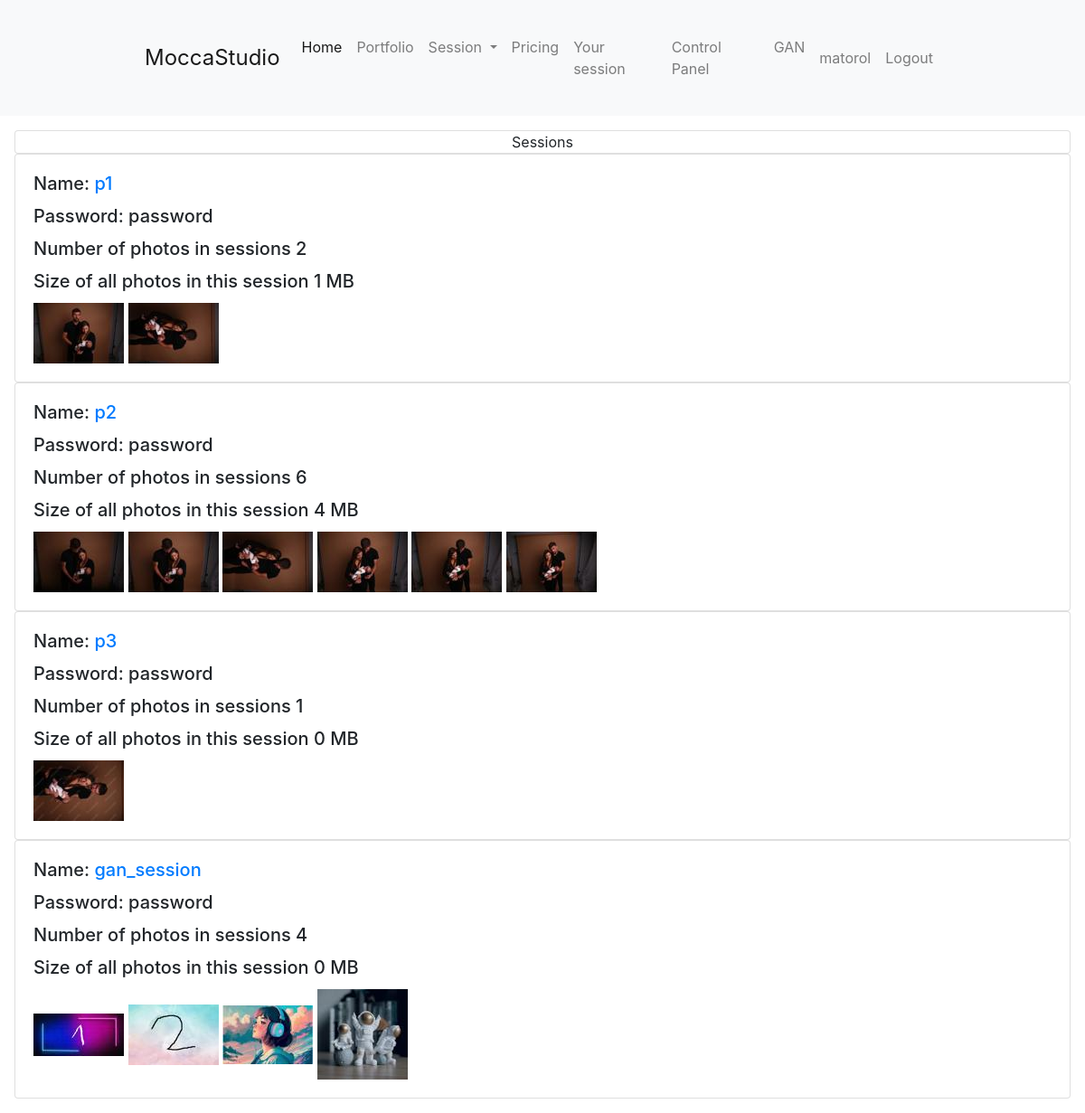
Page /control_panel/view_sessions/ (signed in) on the committed database.
### main/models.py (models this page shows, shortened)
class Session(models.Model):
    name = models.CharField(max_length=100, unique=True)
    password = models.CharField(max_length=100, default="password")

class Photo(models.Model):
    title = models.CharField(max_length=255)
    image = models.ImageField(upload_to='photos/')
    session = models.ForeignKey(Session, on_delete=models.CASCADE,null=True)
    selected_to_edit = models.BooleanField(default=False)
    thumbnail = models.ImageField(upload_to='thumbnails/', blank=True, null=True)
    thumbnail_medium = models.ImageField(upload_to='thumbnails_medium/', blank=True, null=True)

### main/views.py (the view)
# urls.py: path("control_panel/view_sessions/", views.view_sessions, name="view_sessions"),
@user_passes_test(lambda user: user.is_superuser)
def view_sessions(request):
    sessions = Session.objects.all()
    for session in sessions:
        photos = session.photo_set.all()
        photos_size = []
        for photo in photos:
            photos_size.append(photo.image.size / (1024*1024))
        photos_size_in_session = round(sum(photos_size))
        session.photos_size_in_session = photos_size_in_session
    context = {'sessions': sessions}
    return render(request, 'main/control_panel/view_sessions.html', context)

### main/templates/main/control_panel/view_sessions.html (shortened to what this page needs)
{% extends 'main/base.html' %}
{% block content %}
{% if user.is_superuser %}
<div class="m-3">
    <div class="card text-center">Sessions</div>
    {% for session in sessions %}
        <div class="card">
            <div class="card-body">
                <div class="row">
                    <div class="col-md-9">
                        <h5 class="card-title">Name: <a href="{% url 'view_session' session.name %}">{{ session.name }}</a> </h5>
                        <h5 class="card-title">Password: {{ session.password }}</h5>
                        <h5 class="card-title">Number of photos in sessions {{ session.photo_set.all.count }}</h5>
                        <h5 class="card-title">Size of all photos in this session {{session.photos_size_in_session}} MB</h5>
                        <p class="card-text">
                            {% for photo in session.photo_set.all %}
                                {% if forloop.counter <= 9 %}
                                    <img src="{{ photo.thumbnail.url }}" alt="connect" style="max-height: 100px">
                                {% elif forloop.counter == 10 %}
                                    <span>+{{ session.photo_set.all.count|add:"-9" }} ...</span>
                                {% endif %}
                            {% endfor %}
                        </p>
                    </div>
                </div>
            </div>
        </div>
    {% endfor %}
</div>
{% endif %}
{% endblock %}

### main/templates/main/base.html (shortened to what this page needs)
<!DOCTYPE html>
<html lang="en">
<head>
    <link rel="stylesheet" href="https://cdn.jsdelivr.net/npm/bootstrap@4.3.1/dist/css/bootstrap.min.css">
    <link rel="stylesheet" href="https://cdnjs.cloudflare.com/ajax/libs/font-awesome/5.15.3/css/all.min.css">
    {% load static %}
    <link rel="stylesheet" type="text/css" href="{% static 'base.css' %}">
    <link rel="stylesheet" type="text/css" href="{% static 'lightbox/lightbox.min.css' %}">
</head>
<body>
    {% block nav %}
    <nav class="navbar navbar-expand-lg navbar-light bg-light">
        <a class="navbar-brand" href="/">MoccaStudio</a>
        <div class="collapse navbar-collapse" id="navbarSupportedContent">
        <ul class="navbar-nav mr-auto">
            <li class="nav-item active">
                <a class="nav-link" href="/home">Home <span class="sr-only">(current)</span></a>
            </li>
            <li class="nav-item">
                <a class="nav-link" href="/portfolio">Portfolio</a>
            </li>
            <li class="nav-item dropdown">
                <a class="nav-link dropdown-toggle" href="#" id="navbarDropdown" role="button" data-toggle="dropdown" aria-haspopup="true" aria-expanded="false">
                    Session
                </a>
            </li>
            <li class="nav-item">
                <a class="nav-link" href="/pricing">Pricing</a>
            </li>
            {% if user.is_authenticated %}
            <li class="nav-item">
                <a class="nav-link" href="/sessions/{{user.username}}">Your session</a>
            </li>
            {% endif %}
            {% if user.is_superuser %}
            <li class="nav-item">
                <a class="nav-link" href="/control_panel">Control Panel</a>
            </li>
            <li class="nav-item">
                <a class="nav-link" href="/gan_control_panel">GAN</a>
            </li>
            {% endif %}
        </ul>
        <ul class="navbar-nav ml-auto">
            {% if user.is_authenticated %}
                <li class="nav-item">
                    <a class="nav-link" href="/profile">{{user.username}}</a>
                </li>
                <span class="nav-item">
                    <a class="nav-link" href="/logout">Logout</a>
                </span>
            {% endif %}
        </ul>
        </div>
    </nav>
    {% endblock %}
    {% block content %}
    {% endblock %}
</body>
</html>

### main/static/base.css (style rules this page uses)
body { font-size: 1.0rem; }
.navbar { padding: 2rem 10rem; }
.navbar-brand { font-size: 1.5rem; }

### rows in the picture
Session: name "p1", password "password", photo_set.all.count "2", photos_size_in_session "1"
Photo: thumbnail (picture)
Photo: thumbnail (picture)
Session: name "p2", password "password", photo_set.all.count "6", photos_size_in_session "4"
Photo: thumbnail (picture)
Photo: thumbnail (picture)
Photo: thumbnail (picture)
Photo: thumbnail (picture)
Photo: thumbnail (picture)
Photo: thumbnail (picture)
Session: name "p3", password "password", photo_set.all.count "1", photos_size_in_session "0"
Photo: thumbnail (picture)
Session: name "gan_session", password "password", photo_set.all.count "4", photos_size_in_session "0"
Photo: thumbnail (picture)
Photo: thumbnail (picture)
Photo: thumbnail (picture)
Photo: thumbnail (picture)

### other values in the picture
{{ user.username }} "matorol"
